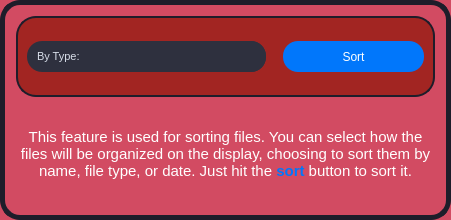
               <widget class="QFrame" name="frame_32">
                <property name="sizePolicy">
                 <sizepolicy hsizetype="Preferred" vsizetype="Minimum">
                  <horstretch>0</horstretch>
                  <verstretch>0</verstretch>
                 </sizepolicy>
                </property>
                <property name="minimumSize">
                 <size>
                  <width>451</width>
                  <height>220</height>
                 </size>
                </property>
                <property name="maximumSize">
                 <size>
                  <width>16777215</width>
                  <height>220</height>
                 </size>
                </property>
                <property name="styleSheet">
                 <string notr="true">background-color: #D24B62;
border-radius: 20px;
border: 5px solid rgb(30, 29, 42);</string>
                </property>
                <property name="frameShape">
                 <enum>QFrame::StyledPanel</enum>
                </property>
                <property name="frameShadow">
                 <enum>QFrame::Raised</enum>
                </property>
                <layout class="QGridLayout" name="gridLayout_43">
                 <item row="0" column="0">
                  <widget class="QFrame" name="frame_33">
                   <property name="sizePolicy">
                    <sizepolicy hsizetype="Preferred" vsizetype="Fixed">
                     <horstretch>0</horstretch>
                     <verstretch>0</verstretch>
                    </sizepolicy>
                   </property>
                   <property name="minimumSize">
                    <size>
                     <width>411</width>
                     <height>81</height>
                    </size>
                   </property>
                   <property name="styleSheet">
                    <string notr="true">background-color: #A22522;
border-radius: 20px;
border: 2px solid  rgb(30, 29, 42);</string>
                   </property>
                   <property name="frameShape">
                    <enum>QFrame::StyledPanel</enum>
                   </property>
                   <property name="frameShadow">
                    <enum>QFrame::Raised</enum>
                   </property>
                   <layout class="QGridLayout" name="gridLayout_44">
                    <item row="0" column="1">
                     <spacer name="horizontalSpacer_37">
                      <property name="orientation">
                       <enum>Qt::Horizontal</enum>
                      </property>
                      <property name="sizeType">
                       <enum>QSizePolicy::Fixed</enum>
                      </property>
                      <property name="sizeHint" stdset="0">
                       <size>
                        <width>11</width>
                        <height>20</height>
                       </size>
                      </property>
                     </spacer>
                    </item>
                    <item row="0" column="0">
                     <widget class="QComboBox" name="comboBox_5">
                      <property name="sizePolicy">
                       <sizepolicy hsizetype="Expanding" vsizetype="Fixed">
                        <horstretch>0</horstretch>
                        <verstretch>0</verstretch>
                       </sizepolicy>
                      </property>
                      <property name="minimumSize">
                       <size>
                        <width>0</width>
                        <height>31</height>
                       </size>
                      </property>
                      <property name="font">
                       <font>
                        <family>Arial</family>
                        <pointsize>8</pointsize>
                        <weight>50</weight>
                        <italic>false</italic>
                        <bold>false</bold>
                       </font>
                      </property>
                      <property name="styleSheet">
                       <string notr="true">/* QComboBox Stylesheet */
QComboBox {
    background-color:  rgb(46, 48, 62);
	font: 8pt &quot;Arial&quot;;
    color: #D8DEE9;
    border: none;
    padding: 5px 10px;
    selection-background-color: #3B4252;
    border-radius: 15px;
}

QComboBox::drop-down {
    background-color:  rgb(46, 48, 62);
	font: 8pt &quot;Arial&quot;;
    border: none;
    width: 25px;
    border-top-right-radius: 15px;
    border-bottom-right-radius: 15px;
}

QComboBox QAbstractItemView {
    background-color:  rgb(46, 48, 62);
	font: 8pt &quot;Arial&quot;;
    color: #D8DEE9;
    border: none;
    selection-background-color: #3B4252;
    border-radius: 15px;
}</string>
                      </property>
                      <item>
                       <property name="text">
                        <string>By Type:</string>
                       </property>
                      </item>
                      <item>
                       <property name="text">
                        <string>By Name:</string>
                       </property>
                      </item>
                      <item>
                       <property name="text">
                        <string>By Date:</string>
                       </property>
                      </item>
                     </widget>
                    </item>
                    <item row="0" column="2">
                     <widget class="QPushButton" name="pushButton_26">
                      <property name="sizePolicy">
                       <sizepolicy hsizetype="Fixed" vsizetype="Fixed">
                        <horstretch>0</horstretch>
                        <verstretch>0</verstretch>
                       </sizepolicy>
                      </property>
                      <property name="minimumSize">
                       <size>
                        <width>141</width>
                        <height>31</height>
                       </size>
                      </property>
                      <property name="styleSheet">
                       <string notr="true">QPushButton {
background-color: rgb(1, 119, 251);
color: rgb(255, 255, 255);
border-radius: 15px;
border: none;
font: 87 8pt &quot;Arial Black&quot;;
}

QPushButton:hover {
background-color: rgb(44, 146, 255);
}

QPushButton:pressed {
background-color: rgb(255, 255, 255);
color: rgb(1, 119, 251);
}</string>
                      </property>
                      <property name="text">
                       <string>Sort</string>
                      </property>
                     </widget>
                    </item>
                   </layout>
                  </widget>
                 </item>
                 <item row="1" column="0">
                  <widget class="QTextBrowser" name="textBrowser_6">
                   <property name="minimumSize">
                    <size>
                     <width>401</width>
                     <height>37</height>
                    </size>
                   </property>
                   <property name="styleSheet">
                    <string notr="true">border: none;</string>
                   </property>
                   <property name="html">
                    <string>&lt;!DOCTYPE HTML PUBLIC &quot;-//W3C//DTD HTML 4.0//EN&quot; &quot;http://www.w3.org/TR/REC-html40/strict.dtd&quot;&gt;
&lt;html&gt;&lt;head&gt;&lt;meta name=&quot;qrichtext&quot; content=&quot;1&quot; /&gt;&lt;style type=&quot;text/css&quot;&gt;
p, li { white-space: pre-wrap; }
&lt;/style&gt;&lt;/head&gt;&lt;body style=&quot; font-family:'MS Shell Dlg 2'; font-size:8.25pt; font-weight:400; font-style:normal;&quot;&gt;
&lt;p align=&quot;center&quot; style=&quot;-qt-paragraph-type:empty; margin-top:0px; margin-bottom:5px; margin-left:0px; margin-right:0px; -qt-block-indent:0; text-indent:0px; font-size:5pt;&quot;&gt;&lt;br /&gt;&lt;/p&gt;
&lt;p align=&quot;center&quot; style=&quot; margin-top:12px; margin-bottom:12px; margin-left:0px; margin-right:0px; -qt-block-indent:0; text-indent:0px;&quot;&gt;&lt;span style=&quot; font-family:'Courier New'; font-size:11pt; color:#ffffff;&quot;&gt;This feature is used for sorting files. You can select how the files will be organized on the display, choosing to sort them by name, file type, or date. Just hit the &lt;/span&gt;&lt;span style=&quot; font-family:'Courier New'; font-size:11pt; font-weight:600; color:#0177fb;&quot;&gt;sort&lt;/span&gt;&lt;span style=&quot; font-family:'Courier New'; font-size:11pt; color:#ffffff;&quot;&gt; button to sort it.&lt;/span&gt;&lt;/p&gt;&lt;/body&gt;&lt;/html&gt;</string>
                   </property>
                  </widget>
                 </item>
                </layout>
               </widget>
